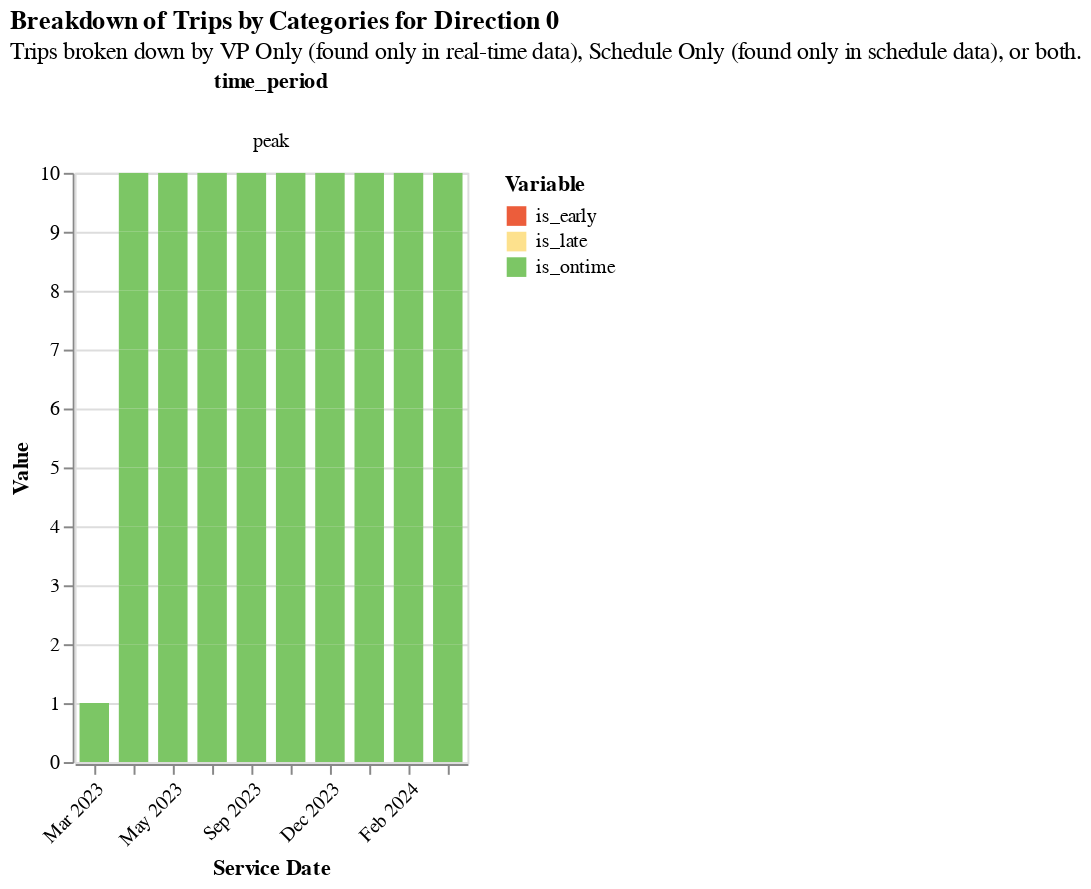

Notebook code cell kept with this figure:
### Code cell
base_facet_chart(
    timeliness.loc[timeliness.direction_id == 0],
    "value",
    "variable",
    "time_period",
    "Breakdown of Trips by Categories for Direction 0",
    "Trips broken down by VP Only (found only in real-time data), Schedule Only (found only in schedule data), or both.",
)

### Figure 1 — Vega-Lite specification as saved in the notebook (floating-point values rounded to 4 significant figures; data arrays with more than 128 entries replaced by an {"elided": "..."} marker saying what was removed)
{"config": {"view": {"continuousWidth": 300, "continuousHeight": 300}}, "data": {"name": "data-df4befde3dbfe7aa7db43267e0cddd04"}, "facet": {"column": {"field": "time_period", "type": "nominal"}}, "spec": {"mark": {"type": "bar", "clip": true, "size": 15}, "encoding": {"color": {"field": "variable", "scale": {"range": ["#ec5d3b", "#fde18d", "#7cc665"]}, "title": "Variable", "type": "nominal"}, "tooltip": [{"field": "direction_id", "type": "quantitative"}, {"field": "time_period", "type": "nominal"}, {"field": "route_combined_name", "type": "nominal"}, {"field": "organization_name", "type": "nominal"}, {"field": "service_date", "type": "temporal"}, {"field": "value", "type": "quantitative"}, {"field": "variable", "type": "nominal"}], "x": {"axis": {"format": "%b %Y", "labelAngle": -45}, "field": "service_date", "timeUnit": "yearmonthdate", "title": ["Service Date"], "type": "ordinal"}, "y": {"field": "value", "title": "Value", "type": "quantitative"}}}, "title": {"text": "Breakdown of Trips by Categories for Direction 0", "subtitle": "Trips broken down by VP Only (found only in real-time data), Schedule Only (found only in schedule data), or both."}, "$schema": "https://vega.github.io/schema/vega-lite/v5.14.1.json", "datasets": {"data-df4befde3dbfe7aa7db43267e0cddd04": {"elided": "273 records"}}}
